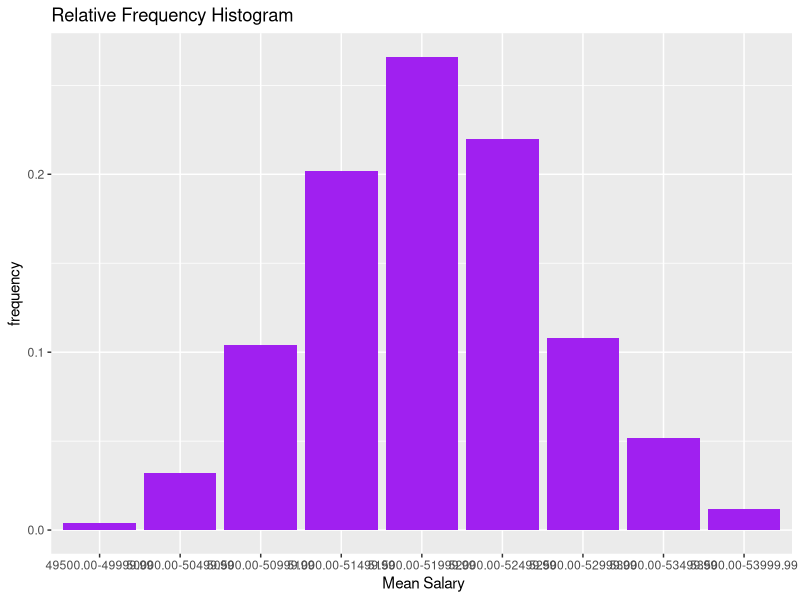

Reproduce this figure in R.
                                     # Page no. 277 - 278

# Sampling Distribution

mean_annual_salary <- c("49500.00-49999.99","50000.00-50499.99","50500.00-50999.99","51000.00-51499.99",
                        "51500.00-51999.99","52000.00-52499.99","52500.00-52999.99","53000.00-53499.99",
                        "53500.00-53999.99")
frequency <- c(2,16,52,101,133,110,54,26,6)
relative_frequency <- c(.004,.032,.104,.202,.266,.220,.108,.052,.012)

DF <- data.frame(mean_annual_salary,frequency,relative_frequency)

library(ggplot2)

ggplot(DF,aes(mean_annual_salary,relative_frequency)) +
  geom_histogram(stat = "identity", fill = "purple") + labs(title = "Relative Frequency Histogram",
                                 x = " Mean Salary", y = "frequency")
